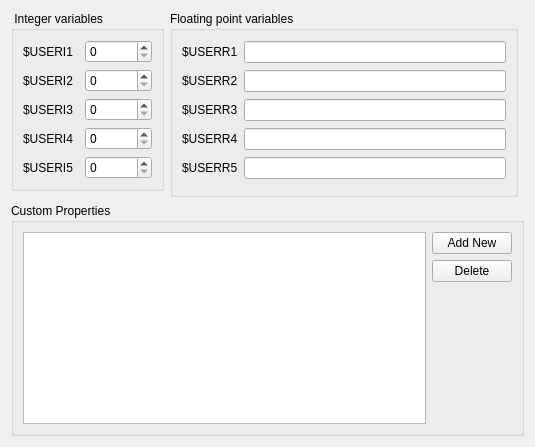
     <widget class="QWidget" name="tabCustom">
      <attribute name="title">
       <string>User Data</string>
      </attribute>
      <layout class="QGridLayout" name="gridLayout_27">
       <item row="3" column="0" colspan="4">
        <widget class="QGroupBox" name="groupBox_10">
         <property name="title">
          <string>Custom Properties</string>
         </property>
         <layout class="QGridLayout" name="gridLayout_29">
          <item row="0" column="1">
           <widget class="QPushButton" name="pbCustomVarAdd">
            <property name="text">
             <string>Add New</string>
            </property>
           </widget>
          </item>
          <item row="1" column="1">
           <widget class="QPushButton" name="pbCustomVarDelete">
            <property name="text">
             <string>Delete</string>
            </property>
           </widget>
          </item>
          <item row="2" column="1">
           <spacer name="verticalSpacer_6">
            <property name="orientation">
             <enum>Qt::Vertical</enum>
            </property>
            <property name="sizeHint" stdset="0">
             <size>
              <width>20</width>
              <height>40</height>
             </size>
            </property>
           </spacer>
          </item>
          <item row="0" column="0" rowspan="3">
           <widget class="QTableWidget" name="twCustomVars"/>
          </item>
         </layout>
        </widget>
       </item>
       <item row="0" column="2" rowspan="2">
        <widget class="QGroupBox" name="groupBox_9">
         <property name="title">
          <string>Floating point variables</string>
         </property>
         <layout class="QGridLayout" name="gridLayout_28">
          <item row="2" column="0">
           <widget class="QLabel" name="label_37">
            <property name="text">
             <string>$USERR2</string>
            </property>
           </widget>
          </item>
          <item row="5" column="0">
           <widget class="QLabel" name="label_36">
            <property name="text">
             <string>$USERR5</string>
            </property>
           </widget>
          </item>
          <item row="3" column="0">
           <widget class="QLabel" name="label_34">
            <property name="text">
             <string>$USERR3</string>
            </property>
           </widget>
          </item>
          <item row="4" column="0">
           <widget class="QLabel" name="label_38">
            <property name="text">
             <string>$USERR4</string>
            </property>
           </widget>
          </item>
          <item row="0" column="0">
           <widget class="QLabel" name="label_35">
            <property name="text">
             <string>$USERR1</string>
            </property>
           </widget>
          </item>
          <item row="0" column="1">
           <widget class="QLineEdit" name="leUserR1"/>
          </item>
          <item row="2" column="1">
           <widget class="QLineEdit" name="leUserR2"/>
          </item>
          <item row="3" column="1">
           <widget class="QLineEdit" name="leUserR3"/>
          </item>
          <item row="4" column="1">
           <widget class="QLineEdit" name="leUserR4"/>
          </item>
          <item row="5" column="1">
           <widget class="QLineEdit" name="leUserR5"/>
          </item>
         </layout>
        </widget>
       </item>
       <item row="0" column="0" colspan="2">
        <widget class="QGroupBox" name="groupBox_8">
         <property name="title">
          <string> Integer variables</string>
         </property>
         <layout class="QGridLayout" name="gridLayout_26">
          <item row="3" column="0">
           <widget class="QLabel" name="label_32">
            <property name="text">
             <string>$USERI4</string>
            </property>
           </widget>
          </item>
          <item row="3" column="2">
           <widget class="QSpinBox" name="sbUserI4">
            <property name="maximum">
             <number>2147483647</number>
            </property>
           </widget>
          </item>
          <item row="2" column="2">
           <widget class="QSpinBox" name="sbUserI3">
            <property name="maximum">
             <number>2147483647</number>
            </property>
           </widget>
          </item>
          <item row="0" column="2">
           <widget class="QSpinBox" name="sbUserI1">
            <property name="minimum">
             <number>0</number>
            </property>
            <property name="maximum">
             <number>2147483647</number>
            </property>
           </widget>
          </item>
          <item row="1" column="0" colspan="2">
           <widget class="QLabel" name="label_30">
            <property name="text">
             <string>$USERI2</string>
            </property>
           </widget>
          </item>
          <item row="0" column="0" colspan="2">
           <widget class="QLabel" name="label_29">
            <property name="text">
             <string>$USERI1</string>
            </property>
           </widget>
          </item>
          <item row="2" column="0">
           <widget class="QLabel" name="label_31">
            <property name="text">
             <string>$USERI3</string>
            </property>
           </widget>
          </item>
          <item row="1" column="2">
           <widget class="QSpinBox" name="sbUserI2">
            <property name="maximum">
             <number>2147483647</number>
            </property>
           </widget>
          </item>
          <item row="4" column="2">
           <widget class="QSpinBox" name="sbUserI5">
            <property name="maximum">
             <number>2147483647</number>
            </property>
           </widget>
          </item>
          <item row="4" column="0">
           <widget class="QLabel" name="label_33">
            <property name="text">
             <string>$USERI5</string>
            </property>
           </widget>
          </item>
         </layout>
        </widget>
       </item>
      </layout>
     </widget>
